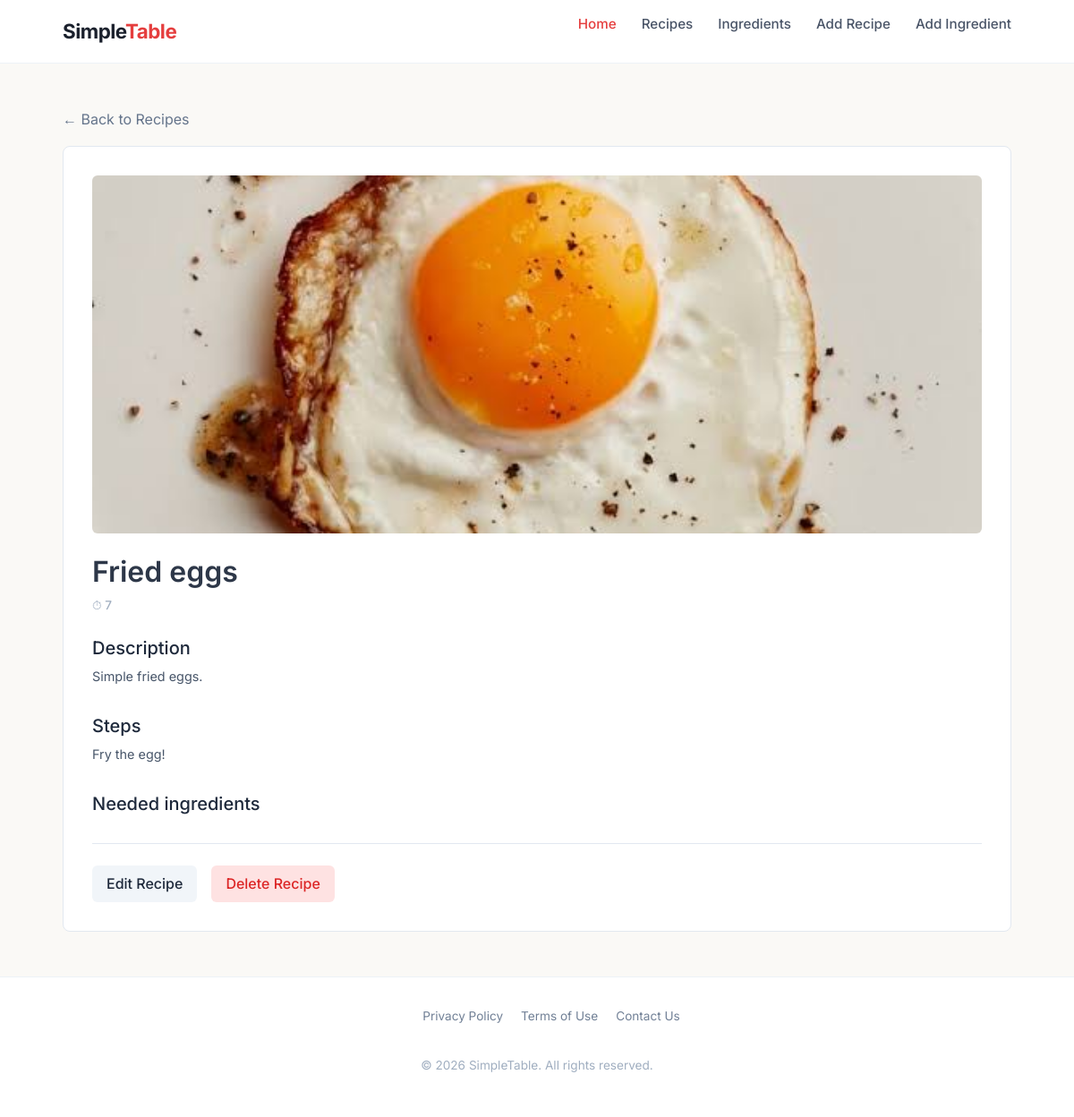
The app's page /recipes/1/detail/ with its own data.
### recipes/models.py (models this page shows)
class Recipe(models.Model):
    id = models
    name = models.CharField(
        max_length=100
    )
    image = models.ImageField(
        upload_to='recipe-images/',
        blank=True,
        null=True,
    )
    description = models.TextField(
        max_length=100,
        null=True,
        blank=True,
    )
    instructions = models.TextField(
        default='Empty'
    )
    time = models.IntegerField(
        default=0
    )
    ingredients = models.ManyToManyField(
        to='ingredients.Ingredient'
    )
    date_of_publication = models.DateField(
        auto_now=True
    )

### recipes/views.py (the view)
# urls.py: path('detail/', views.recipes_detail_view, name='detail'),
def recipes_detail_view(request: HttpRequest, pk: int) -> HttpResponse:
    recipe = Recipe.objects.prefetch_related('ingredients').get(id=pk)
    context = {
        "recipe": recipe
    }
    return render(request, 'recipes/recipe-detail.html', context)

### templates/recipes/recipe-detail.html (shortened to what this page needs)
{% extends 'shared/base.html' %}
{% block content %}
<main class="main-content">
    <div class="container">
        <a href="{% url 'common:homepage' %}" class="back-link" style="display: inline-block; margin-bottom: 1rem; color: #64748b; text-decoration: none;">
            &larr; Back to Recipes
        </a>
        <article class="recipe-detail-card" style="background: #ffffff; border: 1px solid #e2e8f0; border-radius: 8px; overflow: hidden; padding: 2rem;">
            {% if recipe.image %}
                <img src="{{ recipe.image.url }}" alt="{{ recipe.name }}" class="recipe-detail-image" style="width: 100%; max-height: 400px; object-fit: cover; border-radius: 6px; margin-bottom: 1.5rem;">
            {% else %}
                <img src="https://encrypted-tbn0.gstatic.com/images?q=tbn:ANd9GcRQEVZcLvqNkkyI07uQmZ60Qjc3Ckqnpsr5zrMKLDoLFLkL" alt="{{ recipe.name }}" class="recipe-detail-image" style="width: 100%; max-height: 400px; object-fit: cover; border-radius: 6px; margin-bottom: 1.5rem;">
            {% endif %}
            <h1 class="recipe-title" style="font-size: 2rem; margin-bottom: 0.5rem;">{{ recipe.name }}</h1>
            <div class="recipe-meta" style="display: flex; gap: 1rem; color: #64748b; font-size: 0.95rem; margin-bottom: 1.5rem;">
                <span class="cook-time">⏱ {{ recipe.time }}</span>
            </div>
            <div class="recipe-section" style="margin-bottom: 2rem;">
                <h3 style="font-size: 1.25rem; margin-bottom: 0.5rem; color: #1e293b;">Description</h3>
                <p class="recipe-desc" style="color: #475569; line-height: 1.6;">{{ recipe.description }}</p>
            </div>
            <div class="ingredients-section" style="margin-bottom: 2rem;">
                <h3 style="font-size: 1.25rem; margin-bottom: 0.5rem; color: #1e293b;">Steps</h3>
                <p class="recipe-desc" style="color: #475569; line-height: 1.6;">{{ recipe.instructions }}</p>
            </div>
            <div class="ingredients-section" style="margin-bottom: 2rem;">
                <h3 style="font-size: 1.25rem; margin-bottom: 0.5rem; color: #1e293b;">Needed ingredients</h3>
            </div>
            <div class="recipe-actions" style="display: flex; gap: 1rem; border-top: 1px solid #e2e8f0; padding-top: 1.5rem; margin-top: 1.5rem;">
                <a href="{% url 'recipe:edit' recipe.id %}" class="btn-edit" style="background-color: #f1f5f9; color: #1e293b; padding: 0.5rem 1rem; border-radius: 6px; text-decoration: none; font-weight: 500;">Edit Recipe</a>
                <a href="{% url 'recipe:delete' recipe.id %}" class="btn-delete" style="background-color: #fee2e2; color: #dc2626; padding: 0.5rem 1rem; border-radius: 6px; text-decoration: none; font-weight: 500;">Delete Recipe</a>
            </div>
        </article>
    </div>
</main>
{% endblock %}

### templates/shared/head.html (style rules this page uses)
* { margin: 0; padding: 0; box-sizing: border-box; }
body { font-family: 'Inter', sans-serif; color: #2d3748; background-color: #faf9f6; line-height: 1.6; display: flex; flex-direction: column; min-height: 100vh; }
a { text-decoration: none; color: inherit; }
img { max-width: 100%; height: auto; display: block; }
.container { width: 100%; max-width: 1100px; margin: 0 auto; padding: 0 20px; }
.main-content { flex: 1; padding: 50px 0; }
.recipe-title { font-size: 1.2rem; font-weight: 600; color: #2d3748; margin-bottom: 8px; }
.recipe-desc { font-size: 0.9rem; color: #718096; margin-bottom: 20px; flex: 1; }
.cook-time { font-size: 0.85rem; color: #a0aec0; font-weight: 500; }

### records on screen
Recipe: image (picture), name "Fried eggs", time "7", description "Simple fried eggs.", instructions "Fry the egg!"
